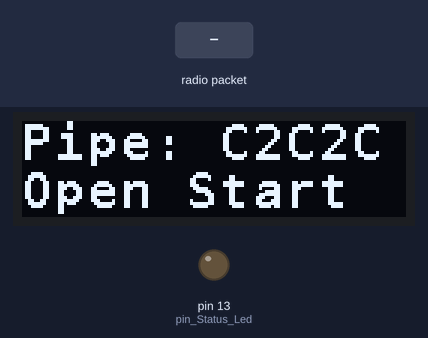
Bench run of a program on a simulated Arduino Uno, built with avr-gcc and run on an emulated ATmega328P. On the bench: 128×32 one-colour display, output pins drawn as LEDs (lit = HIGH). The test bench sets the inputs (shaded band). No radio packets arrive unless stated; what the program prints to the serial monitor is not drawn.

Above: at 1.2 s.
At 7.6 s:
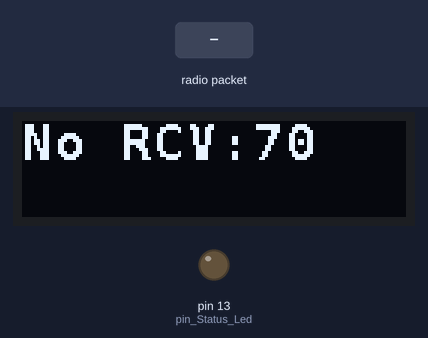
7.7 s: radio packet "0" arrives
At 8.9 s:
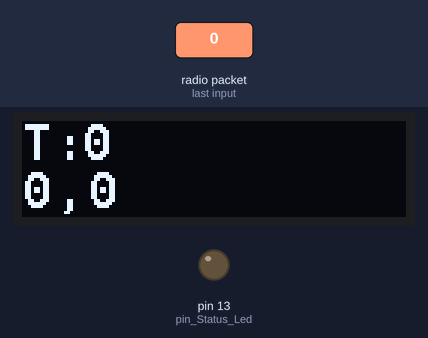
9.2 s: radio packet "5" arrives
At 10.5 s:
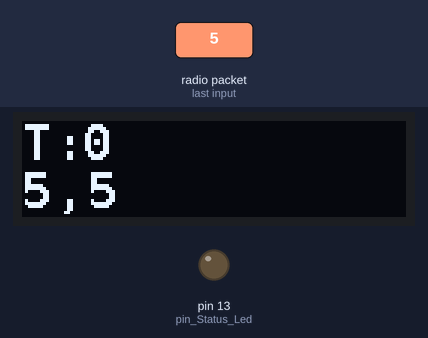
Timing chart, 0 to 12.2 s (numbered marks = the images above; inputs shaded):
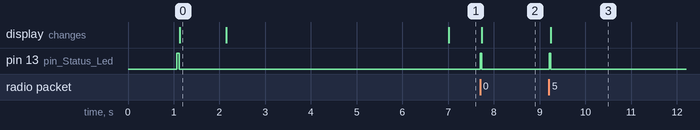

Measured:
- after the input at 7.7 s, pin 13 (pin_Status_Led): LOW → HIGH at once, → LOW 0.04 s later; the display: changes at once (image 2)
- after the input at 9.2 s, pin 13 (pin_Status_Led): LOW → HIGH at once, → LOW 0.04 s later
- what the display in image 0 shows lasts 1.0 s, from 1.1 s to 2.1 s

The program:

main.cpp
```cpp
/*
* Wiring, Arduino Uno/Nano
* MOSI: 11
* MISO: 12
* SCK: 13
* CE: 7
* CSN: 8
*
*/
#include <Arduino.h>
#include <Wire.h>
#include <SSD1306Ascii.h>
#include <SSD1306AsciiWire.h>
#include <SPI.h>
#include <nRF24L01.h>
#include <RF24.h>

#define OLED_I2C_ADDR 0x3C /* OLED module I2C address */

#define PIN_NRF24L01_CE 9
#define PIN_NRF24L01_CSN 10
#define PIPE_NUMBER 1
#define NRF24L01_COMM_CHANNEL 124U

//Set up OLED display
SSD1306AsciiWire oled_display;

//create an RF24 object
RF24 radio(PIN_NRF24L01_CE, PIN_NRF24L01_CSN);

int pin_Status_Led = LED_BUILTIN;

//address through which two modules communicate.
const uint8_t pipe_address[6] = "C2C2C";
const uint64_t hex_address = 0xC2C2C2C2C2LL;
unsigned long t_last_packet = 0;
unsigned long t_receive_time = 0;
unsigned long last_received_counter = 0;
unsigned long current_received_counter = 0;
const char empty_line[] = "            ";

void Gpio_Init(void);
void Ssd1306_Oled_Init(void);
void Nrf24l01_Receiver_Init(void);
void Nrf24l01_Cont_Receive(void);

void setup() {
  Serial.begin(115200);
  Gpio_Init();
  Ssd1306_Oled_Init();
  Nrf24l01_Receiver_Init();
}

void loop() {
  Nrf24l01_Cont_Receive();

}

void Gpio_Init(void) {
  //pinMode(PIN_NRF24L01_CE, OUTPUT);
  //pinMode(PIN_NRF24L01_CSN, OUTPUT);
  pinMode(pin_Status_Led, OUTPUT);
  digitalWrite(pin_Status_Led, LOW);
}

void Ssd1306_Oled_Init(void) {
  Wire.begin();
  oled_display.begin(&Adafruit128x32, OLED_I2C_ADDR);
  oled_display.clear();
  oled_display.setFont(fixed_bold10x15);
  oled_display.setRow(0);
  oled_display.println(F("nRF24L01"));
  oled_display.println(F("Receiver"));
  delay(1000);

}

void Nrf24l01_Receiver_Init(void) {
  char *tempPointer;
  int failures=0;
  //set the address
  digitalWrite(pin_Status_Led, HIGH);
  oled_display.clear();
  oled_display.print(F("Pipe: "));
  tempPointer=(char *)&pipe_address[0];
  oled_display.println(tempPointer);
  while(radio.begin()==false)
  {
    failures++;
    Serial.print(F("Radio init failed: "));
    Serial.println(failures);
    oled_display.clear();
    oled_display.println(F("Radio init failed"));
    oled_display.setCol(0);
    oled_display.print(failures);
    delay(2000);
  }
  //radio.setChannel(NRF24L01_COMM_CHANNEL);
  radio.setAutoAck(false);
  radio.setPALevel(RF24_PA_LOW);
  radio.setDataRate(RF24_250KBPS);
  //radio.setCRCLength(RF24_CRC_8);
  //radio.disableDynamicPayloads();
  radio.setRetries(15,15);
  radio.setPayloadSize(12);
  //radio.openReadingPipe(PIPE_NUMBER, pipe_address);
  radio.openReadingPipe(PIPE_NUMBER, hex_address);
  oled_display.print(F("Open "));
  //Set module as receiver
  radio.startListening();
  digitalWrite(pin_Status_Led, LOW);
  oled_display.print(F("Start"));
  Serial.print(F("Listening on pipe #"));
  Serial.print(PIPE_NUMBER);
  Serial.print(F(" address: "));
  Serial.println((char *)pipe_address);
  delay(1000);
  oled_display.clear();
}

void Nrf24l01_Cont_Receive(void) {
  uint8_t pipe,payloadbytes;
  oled_display.setCol(0);
  oled_display.setRow(0);
  pipe=PIPE_NUMBER;

  if (radio.available())
  {
    //oled_display.print(F("Receiving  "));
    digitalWrite(pin_Status_Led, HIGH);
    char received_text[12] = {0};
    payloadbytes = radio.getPayloadSize();
    Serial.print(F("Received: "));
    Serial.print(payloadbytes);
    Serial.print(F(" bytes on pipe #"));
    Serial.print(pipe);
    Serial.print(F(": "));
    radio.read(&received_text, sizeof(received_text));
    Serial.println(received_text);
    t_last_packet=millis();
    current_received_counter=atol(received_text);
    oled_display.print(F("T:"));
    oled_display.print(empty_line);
    oled_display.setCol(20);
    oled_display.println((millis()-t_last_packet)/100);
    oled_display.print(empty_line);
    oled_display.setCol(0);
    oled_display.print(received_text);
    oled_display.print(F(","));
    oled_display.println(current_received_counter-last_received_counter);
    last_received_counter=current_received_counter;
    //oled_display.println(F("Received:  "));
    //oled_display.print(F("           "));
    //oled_display.setCol(0);
    //oled_display.print(received_text);
    digitalWrite(pin_Status_Led, LOW);
  }
  else
  {
    if(millis() % 500 == 0)
    {
      oled_display.setCol(0);
      oled_display.print(F("No RCV:"));
      //oled_display.print(empty_line);
      //oled_display.setCol(20);
      oled_display.print((millis()-t_last_packet)/100);
      Serial.println(F("No radio available"));
    }
  }
  delay(20);
}
```
